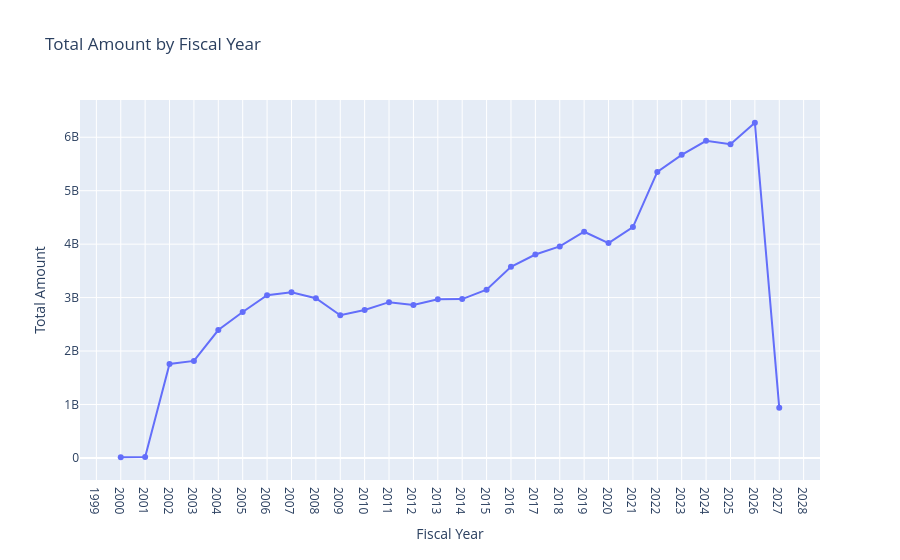

Notebook code cell kept with this figure:
### Code cell
import plotly.express as px

# Group by fiscal year and sum the amount
#df_gf = df_filtered_ba.groupby('fy')['Amount'].sum().reset_index()



df_gf = (
    df_filtered_ba.assign(Amount=pd.to_numeric(df_filtered_ba['Amount'], errors='coerce'))
    .groupby('fy')['Amount']
    .sum()
    .reset_index()
)


# Create an interactive line plot
fig = px.line(
    df_gf,
    x='fy',
    y='Amount',
    title='Total Amount by Fiscal Year',
    labels={'fy': 'Fiscal Year', 'Amount': 'Total Amount'}
)

fig.update_traces(mode='lines+markers')
fig.update_layout(
    hovermode='x unified',
    xaxis_title='Fiscal Year',
    yaxis_title='Total Amount',
    xaxis=dict(tickmode='linear', dtick=1) # Ensure yearly ticks
)

fig.show()

### Figure 1 — Plotly figure (JSON) as saved in the notebook; plotly's stock layout.template omitted (floating-point values rounded to 4 significant figures)
{"data": [{"hovertemplate": "Fiscal Year=%{x}<br>Total Amount=%{y}<extra></extra>", "legendgroup": "", "line": {"color": "#636efa", "dash": "solid"}, "marker": {"symbol": "circle"}, "mode": "lines+markers", "name": "", "orientation": "v", "showlegend": false, "type": "scatter", "x": [2000, 2001, 2002, 2003, 2004, 2005, 2006, 2007, 2008, 2009, 2010, 2011, 2012, 2013, 2014, 2015, 2016, 2017, 2018, 2019, 2020, 2021, 2022, 2023, 2024, 2025, 2026, 2027], "xaxis": "x", "y": [12630000.0, 17800000.0, 1758000000.0, 1815000000.0, 2393000000.0, 2731000000.0, 3044000000.0, 3101000000.0, 2988000000.0, 2670000000.0, 2768000000.0, 2914000000.0, 2860000000.0, 2967000000.0, 2972000000.0, 3148000000.0, 3576000000.0, 3806000000.0, 3958000000.0, 4233000000.0, 4020000000.0, 4320000000.0, 5352000000.0, 5670000000.0, 5934000000.0, 5871000000.0, 6271000000.0, 940900000.0], "yaxis": "y"}], "layout": {"hovermode": "x unified", "legend": {"tracegroupgap": 0}, "title": {"text": "Total Amount by Fiscal Year"}, "xaxis": {"anchor": "y", "domain": [0, 1], "dtick": 1, "tickmode": "linear", "title": {"text": "Fiscal Year"}}, "yaxis": {"anchor": "x", "domain": [0, 1], "title": {"text": "Total Amount"}}}}
